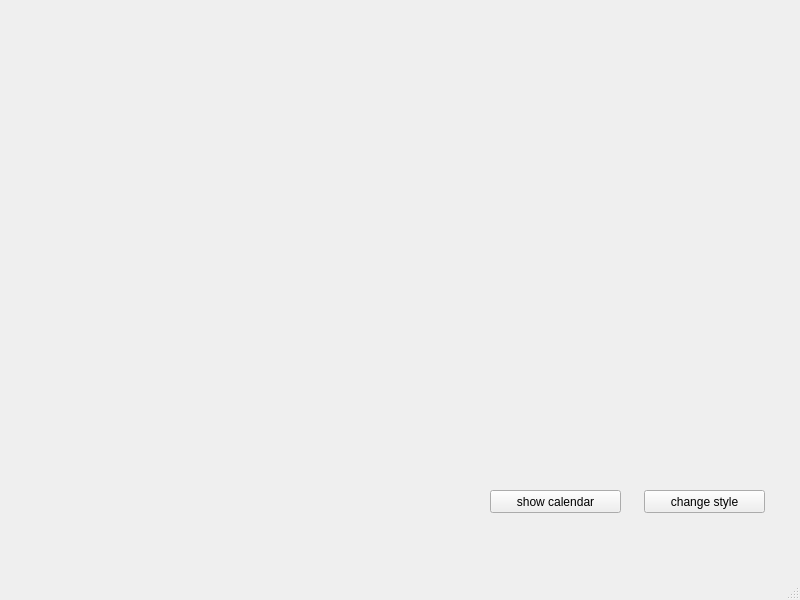
<?xml version="1.0" encoding="UTF-8"?>
<ui version="4.0">
 <class>MainWindow</class>
 <widget class="QMainWindow" name="MainWindow">
  <property name="geometry">
   <rect>
    <x>0</x>
    <y>0</y>
    <width>800</width>
    <height>600</height>
   </rect>
  </property>
  <property name="windowTitle">
   <string>MainWindow</string>
  </property>
  <property name="styleSheet">
   <string notr="true"/>
  </property>
  <widget class="QWidget" name="centralwidget">
   <widget class="QPushButton" name="btn_changestyle">
    <property name="geometry">
     <rect>
      <x>644</x>
      <y>490</y>
      <width>121</width>
      <height>23</height>
     </rect>
    </property>
    <property name="text">
     <string>change style</string>
    </property>
   </widget>
   <widget class="QPushButton" name="pushButton">
    <property name="geometry">
     <rect>
      <x>490</x>
      <y>490</y>
      <width>131</width>
      <height>23</height>
     </rect>
    </property>
    <property name="text">
     <string>show calendar</string>
    </property>
   </widget>
  </widget>
  <widget class="QMenuBar" name="menubar">
   <property name="geometry">
    <rect>
     <x>0</x>
     <y>0</y>
     <width>800</width>
     <height>21</height>
    </rect>
   </property>
  </widget>
  <widget class="QStatusBar" name="statusbar"/>
 </widget>
 <resources/>
 <connections/>
</ui>
